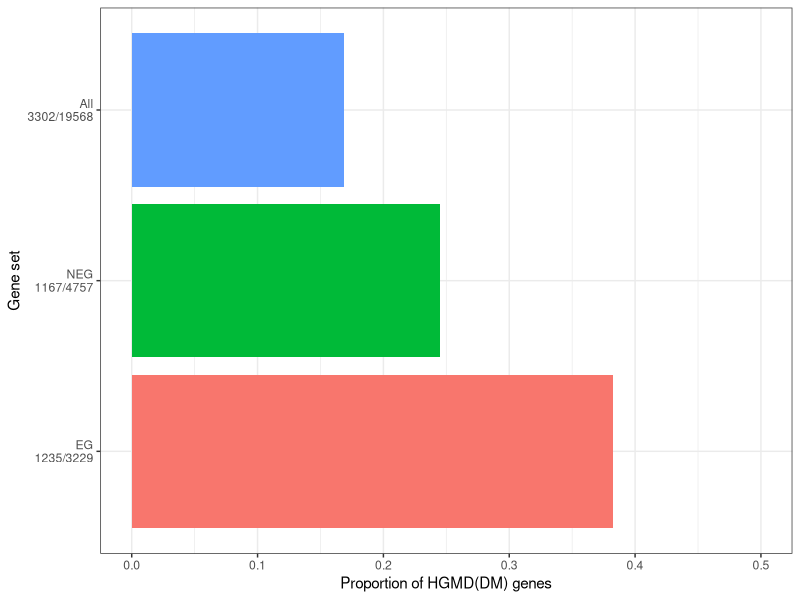
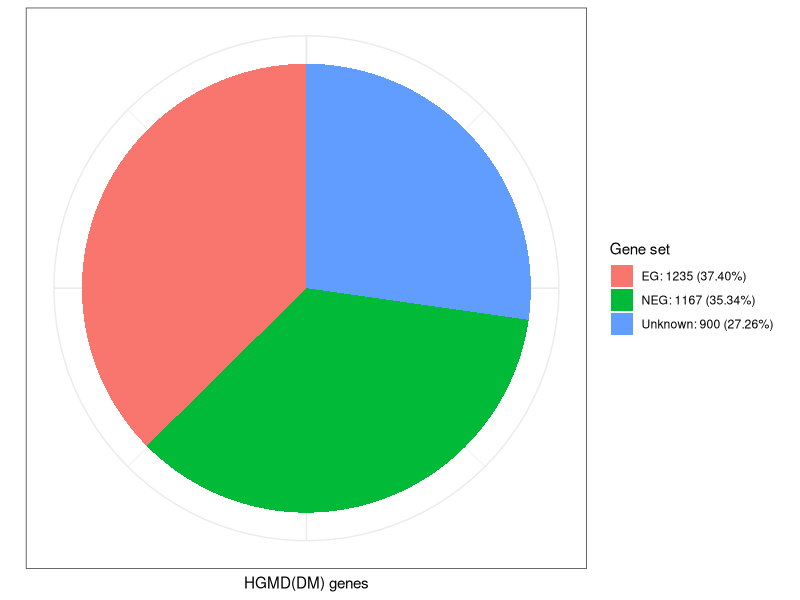

Generate these figures, in order, with R:
library(ggplot2)

#Figure 5. Barplot:proportionOfHGMD
fracDat=data.frame(frac=rep(NA,3),geneSet=rep("",3))
fracDat$frac=c(1235/3229,1167/4757,3302/19568)
fracDat$geneSet=c("EG\n1235/3229","NEG\n1167/4757","All\n3302/19568")
fracDat$geneSet=factor(fracDat$geneSet,levels=c("EG\n1235/3229","NEG\n1167/4757","All\n3302/19568"))

png("/home/jixiao/pgfi_data/ifs/jixiao/programs/generalData/geneList/IMPC_paper_freeze/freeze_102315/figure5a_proportionOfHGMD.png",height=3,width=6,units='in',res=500)
ggplot(fracDat,aes(x=geneSet,y=frac,fill=geneSet)) +
	scale_fill_discrete(guide = FALSE) +
	geom_bar(stat="identity") +
	coord_flip() +
	theme_bw() + xlab("Gene set") + ylab("Proportion of HGMD(DM) genes") + ylim(c(0,0.5))
dev.off()

#Figure 5b. Piechart:HGMDfraction
fracDat=data.frame(frac=rep(NA,3),geneSet=rep("",3))
fracDat$frac=c(1235/3302,1167/3302,1-(1235+1167)/3302)
fracDat$geneSet=c("EG: 1235 (37.40%)","NEG: 1167 (35.34%)","Unknown: 900 (27.26%)")
fracDat$geneSet=factor(fracDat$geneSet,levels=c("EG: 1235 (37.40%)","NEG: 1167 (35.34%)","Unknown: 900 (27.26%)"))

png("/home/jixiao/pgfi_data/ifs/jixiao/programs/generalData/geneList/IMPC_paper_freeze/freeze_102315/figure5b_HGMDfraction.png",height=3,width=6,units='in',res=500)
ggplot(fracDat,aes(x="",y=frac,fill=geneSet)) +
	scale_fill_discrete(name="Gene set") +
	geom_bar(stat="identity") +
	coord_polar("y",start=0) +
	theme_bw() +  theme(axis.text.x=element_blank(),axis.title.y=element_blank(),axis.ticks = element_blank()) +
	ylab("HGMD(DM) genes")
dev.off()
